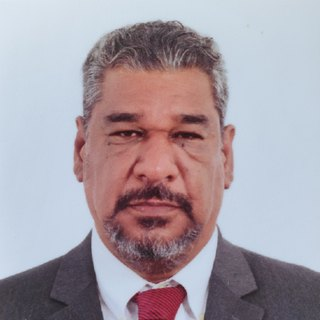
#> input picture video/pagina-video/foto.jpg, 320 x 320 px, found by its file name; its folder holds only this picture in this run
$ python make_video.py --photo ruta/a/foto.jpg
#> lines starting #> are read from the running program, lines starting #| are printed output that depends on the picture; after the words box and inside, x2 and y2 are one past the last pixel; in counts of white or black regions, pixels touching at a corner belong together
#!/usr/bin/env python3
"""
Vídeo de presentación de 1 minuto para la oferta de Omni Dental
"Especialista y Líder en IA y Automatizaciones".

El vídeo está construido como respuesta directa a la oferta: cada escena
responde a una sección concreta del anuncio.

  1. Intro           — a quién se dirige y quién soy
  2. Resultados      — los "resultados esperados" que lista la oferta
  3. Autoevaluación  — las 11 competencias que la oferta pide puntuar de 1 a 5
  4. Descartes       — la lista de "no apliques si..." de la oferta
  5. Cierre          — "por qué eres la persona ideal", que es lo que pide
                       literalmente el campo del vídeo

Salida: video/carlos-delatorre-omnidental-60s.mp4  (1920x1080, 30 fps, 60 s)
Uso:    python3 video/make_video.py --photo ruta/a/foto.jpg
"""

import argparse
import math
import os
import shutil
import subprocess
import sys

from PIL import Image, ImageDraw, ImageFilter, ImageFont

W, H = 1920, 1080
FPS = 30

# Duración por defecto y reparto original de escenas. Si se pasa --timings, la
# línea de tiempo se reconstruye sobre las fronteras reales de la locución.
BASE_BOUNDS = [0.0, 8.5, 23.5, 35.5, 46.5, 60.0]
SCENE_ORDER = ["intro", "results", "selfrate", "filters", "close"]

DURATION = BASE_BOUNDS[-1]
TOTAL = int(DURATION * FPS)

# Paleta clara, alineada con el CV (blanco + azul corporativo)
BG = (245, 248, 252)
CARD = (255, 255, 255)
BORDER = (219, 228, 241)
BLUE = (10, 102, 194)
BLUE_DEEP = (7, 74, 143)
BLUE_SOFT = (232, 240, 253)
CYAN = (8, 145, 178)
GREEN = (5, 150, 105)
AMBER = (194, 120, 3)
TEXT = (15, 23, 42)
MUTED = (91, 107, 133)
DIM = (152, 166, 187)

FDIR = "/usr/share/fonts/truetype/roboto/unhinted/RobotoTTF"
_FONTS = {
    "black": f"{FDIR}/Roboto-Black.ttf",
    "bold": f"{FDIR}/Roboto-Bold.ttf",
    "medium": f"{FDIR}/Roboto-Medium.ttf",
    "regular": f"{FDIR}/Roboto-Regular.ttf",
    "light": f"{FDIR}/Roboto-Light.ttf",
}
_cache = {}


def font(weight, size):
    key = (weight, size)
    if key not in _cache:
        _cache[key] = ImageFont.truetype(_FONTS[weight], size)
    return _cache[key]


# ---------------------------------------------------------------- utilidades

def ease_out(t):
    """Cubic ease-out, acotada a [0, 1]."""
    t = max(0.0, min(1.0, t))
    return 1 - (1 - t) ** 3


def appear(now, start, dur=0.55):
    """Progreso 0..1 de una entrada que arranca en `start` segundos."""
    return ease_out((now - start) / dur)


def mix(c1, c2, t):
    t = max(0.0, min(1.0, t))
    return tuple(int(a + (b - a) * t) for a, b in zip(c1, c2))


def fade(color, alpha):
    """Opacidad simulada mezclando contra el fondo claro (sin capas RGBA)."""
    return mix(BG, color, alpha)


def text_w(draw, s, f):
    return draw.textbbox((0, 0), s, font=f)[2]


def rrect(draw, box, radius, fill=None, outline=None, width=2):
    draw.rounded_rectangle(box, radius=radius, fill=fill, outline=outline, width=width)


# [7 lines left out: function card, not called in this run]


def chip(draw, x, y, label, f, fg, bg_col, pad=(24, 13)):
    tw = text_w(draw, label, f)
    box = (x, y, x + tw + pad[0] * 2, y + f.size + pad[1] * 2)
    rrect(draw, box, (box[3] - box[1]) // 2, fill=bg_col)
    draw.text((x + pad[0], y + pad[1] - 2), label, font=f, fill=fg)
    return box[2] - box[0]


# [35 lines left out: functions arrow, check, dots, waveform, not called in this run]


def fmt_number(value, suffix=""):
    """34000 → '34.000' (separador de miles español)."""
    return f"{int(round(value)):,}".replace(",", ".") + suffix


# ------------------------------------------------------------------- fondo

def build_background():
    """Fondo claro: degradado sutil + dos halos azules muy tenues."""
    bg = Image.new("RGB", (W, H), BG)
    d = ImageDraw.Draw(bg)
    for y in range(H):
        d.line([(0, y), (W, y)], fill=mix((252, 253, 255), (234, 241, 250), y / H))

    glow = Image.new("RGB", (W, H), (255, 255, 255))
    gd = ImageDraw.Draw(glow)
    gd.ellipse((-420, -560, 1120, 560), fill=(206, 226, 250))
    gd.ellipse((1280, 700, 2320, 1560), fill=(214, 240, 244))
    glow = glow.filter(ImageFilter.GaussianBlur(200))
    return Image.blend(bg, glow, 0.5)


# -------------------------------------------------------------------- foto

def build_photo(path, size, ring=BLUE, ring_w=7):
    """Recorte cuadrado centrado en el rostro → círculo con anillo azul."""
    src = Image.open(path).convert("RGB")
    w, h = src.size
    side = min(w, h)
    left = (w - side) // 2
    top = int((h - side) * 0.06)              # sube el encuadre hacia la cara
    src = src.crop((left, top, left + side, top + side))

    ss = size * 3                              # supersampling: bordes limpios
    src = src.resize((ss, ss), Image.LANCZOS)
    mask = Image.new("L", (ss, ss), 0)
    ImageDraw.Draw(mask).ellipse((0, 0, ss - 1, ss - 1), fill=255)

    pad = ring_w * 3 + 36
    canvas = Image.new("RGBA", (ss + pad * 2, ss + pad * 2), (0, 0, 0, 0))

    shadow = Image.new("RGBA", canvas.size, (0, 0, 0, 0))
    ImageDraw.Draw(shadow).ellipse(
        (pad - 10, pad + 6, pad + ss + 10, pad + ss + 26), fill=(20, 44, 82, 74)
    )
    canvas = Image.alpha_composite(canvas, shadow.filter(ImageFilter.GaussianBlur(34)))

    ring_box = (pad - ring_w * 3, pad - ring_w * 3,
                pad + ss + ring_w * 3, pad + ss + ring_w * 3)
    rd = ImageDraw.Draw(canvas)
    rd.ellipse(ring_box, outline=(255, 255, 255, 255), width=ring_w * 5)  # borde blanco
    rd.ellipse(ring_box, outline=ring + (255,), width=ring_w * 3)         # aro azul
    canvas.paste(src, (pad, pad), mask)
    return canvas.resize((size + (pad * 2) // 3,) * 2, Image.LANCZOS)


def paste_photo(base, photo, cx, cy, alpha=1.0, scale=1.0):
    if alpha <= 0.01:
        return
    im = photo
    if scale != 1.0:
        s = max(1, int(photo.width * scale))
        im = photo.resize((s, s), Image.LANCZOS)
    if alpha < 1.0:
        im = im.copy()
        im.putalpha(im.getchannel("A").point(lambda v: int(v * alpha)))
    base.paste(im, (int(cx - im.width / 2), int(cy - im.height / 2)), im)


# ------------------------------------------------------------------- guion

# (nombre, inicio, fin, factor). El factor reajusta el reloj interno de la
# escena: si dura más que en el reparto original, sus animaciones se reparten
# por todo el hueco en vez de terminar pronto y dejar la imagen congelada.
SCENES = []


def set_timeline(bounds):
    """Reconstruye SCENES, DURATION y TOTAL a partir de las fronteras dadas."""
    global SCENES, DURATION, TOTAL
    if len(bounds) != len(SCENE_ORDER) + 1:
        raise ValueError(f"hacen falta {len(SCENE_ORDER) + 1} tiempos, "
                         f"recibidos {len(bounds)}")
    SCENES = []
    for i, name in enumerate(SCENE_ORDER):
        base = BASE_BOUNDS[i + 1] - BASE_BOUNDS[i]
        actual = bounds[i + 1] - bounds[i]
        if actual <= 0:
            raise ValueError(f"la escena {name} no tiene duración positiva")
        SCENES.append((name, bounds[i], bounds[i + 1], base / actual))
    DURATION = bounds[-1]
    TOTAL = int(round(DURATION * FPS))


set_timeline(BASE_BOUNDS)

# Escena 2 — los "resultados esperados" que enumera la oferta, con la evidencia
RESULTS = [
    ("Ecosistema de voz de alto rendimiento",
     "Voz en tiempo real en producción · latencia medida", BLUE),
    ("Fuera la gestión manual de datos",
     "De 45 min a 3 · 183 tablas en vez de hojas", CYAN),
    ("Aceleración técnica con Claude Code",
     "Uso diario · Partner Anthropic · 7 certificaciones", BLUE),
    ("Cloud escalable con Make / n8n",
     "34.000 tareas/mes · 37 contenedores por 13 €/mes", GREEN),
]

# Escena 3 — las 11 competencias que la oferta pide autoevaluar del 1 al 5
SELF_RATING = [
    ("Claude Code", 5), ("Dashboards y análisis", 5),
    ("APIs de IA generativa", 5), ("Next.js", 5),
    ("Chatbots y asistentes IA", 5), ("Make", 5),
    ("PostgreSQL", 5), ("Firebase", 5),
    ("Documentación de procesos", 5), ("Retell AI", 5),
    ("HighLevel", 5),
]

# Escena 4 — la lista de "no apliques si..." de la oferta, respondida
FILTERS = [
    ("«Necesitas supervisión constante»",
     "9 agentes autónomos que diseñé sin que me los pidieran"),
    ("«Te incomoda la terminal, los repos o la nube»",
     "31 años en terminal · 2 servidores levantados desde cero"),
    ("«Sin experiencia real en voz o arquitectura cloud»",
     "Voz en tiempo real · 23 endpoints HTTPS en producción"),
    ("«Cómodo trabajando con hojas de cálculo»",
     "Las sustituí por 930 APIs y dashboards en vivo"),
]

# Escena 5 — respuesta a "por qué eres la persona ideal"
REASONS = [
    "Ya he construido lo que pedís, y está en producción.",
    "31 años de infraestructura: sé por qué se rompen las cosas.",
    "Detecto la ineficiencia y la cierro sin que me la asignen.",
]


def draw_intro(base, d, now, t0, photo):
    n = now - t0
    a = appear(n, 0.15)
    d.text((150, 168), "OMNI DENTAL · ESPECIALISTA Y LÍDER EN IA Y AUTOMATIZACIONES",
           font=font("bold", 27), fill=fade(BLUE, a))
    d.line([(150, 216), (150 + int(700 * ease_out(n / 0.9)), 216)],
           fill=fade(BLUE, a * 0.45), width=3)

    for i, (line, delay) in enumerate([("Carlos", 0.45), ("De La Torre", 0.62)]):
        av = appear(n, delay)
        d.text((150, 268 + i * 134 + int(46 * (1 - av))), line,
               font=font("black", 132), fill=fade(TEXT, av))

    a_r = appear(n, 0.95)
    d.text((150, 566 + int(30 * (1 - a_r))), "Arquitecto de Inteligencia Artificial",
           font=font("medium", 50), fill=fade(BLUE, a_r))
    d.text((150, 632 + int(30 * (1 - a_r))),
           "Vuestra oferta, punto por punto, respondida en 60 segundos",
           font=font("light", 34), fill=fade(MUTED, a_r))

    x = 150
    for i, label in enumerate(["Madrid · 100% remoto",
                               "Anthropic Claude Partner",
                               "Dedicación exclusiva"]):
        av = appear(n, 1.35 + i * 0.16)
        if av <= 0.01:
            continue
        x += chip(d, x, 728, label, font("medium", 30),
                  fade(BLUE_DEEP, av), fade(BLUE_SOFT, av)) + 20

    a_ph = appear(n, 0.3, 0.9)
    paste_photo(base, photo, 1530, 486, alpha=a_ph,
                scale=0.94 + 0.06 * a_ph + 0.012 * math.sin(n * 1.1))


# [113 lines left out: functions draw_results, draw_selfrate, draw_filters, draw_close, not called in this run]


DRAW = {
    "intro": draw_intro,
    "results": draw_results,
    "selfrate": draw_selfrate,
    "filters": draw_filters,
    "close": draw_close,
}


def render_frame(idx, bg, photo):
    now = idx / FPS
    base = bg.copy()
    d = ImageDraw.Draw(base)

    for name, start, end, k in SCENES:
        if start <= now < end:
            # El reloj de la escena se escala para que las entradas ocupen
            # todo el hueco disponible, sea cual sea su duración real.
            DRAW[name](base, d, start + (now - start) * k, start, photo)
            tail = end - now
            if tail < 0.25 and end < DURATION:      # fundido entre escenas
                k = (1 - tail / 0.25) * 0.9
                base = Image.blend(base, Image.new("RGB", (W, H), BG), k)
                d = ImageDraw.Draw(base)
            break

    d.line([(0, H - 6), (W, H - 6)], fill=BORDER, width=6)
    d.line([(0, H - 6), (int(W * now / DURATION), H - 6)], fill=BLUE, width=6)
    return base


def main():
    ap = argparse.ArgumentParser()
    ap.add_argument("--photo", required=True)
    ap.add_argument("--out", default="video/carlos-delatorre-omnidental-60s.mp4")
    ap.add_argument("--frames", default="/tmp/vid_frames")
    ap.add_argument("--timings", help="fronteras de escena en segundos, separadas "
                                      "por comas: 0,10.9,29.7,43.6,55.4,71.5")
    args = ap.parse_args()

    if args.timings:
        set_timeline([float(x) for x in args.timings.split(",")])
        print("Línea de tiempo:")
        for name, a, b, k in SCENES:
            print(f"  {name:9s} {a:6.2f} -> {b:6.2f}s  ({b - a:5.2f}s, x{k:.3f})")

    if not os.path.exists(args.photo):
        sys.exit(f"No encuentro la foto: {args.photo}")

    shutil.rmtree(args.frames, ignore_errors=True)
    os.makedirs(args.frames, exist_ok=True)
    os.makedirs(os.path.dirname(args.out) or ".", exist_ok=True)

    print("Preparando fondo y foto...")
    bg = build_background()
#> in build_background, `bg = Image.new("RGB", (W, H), BG)`:
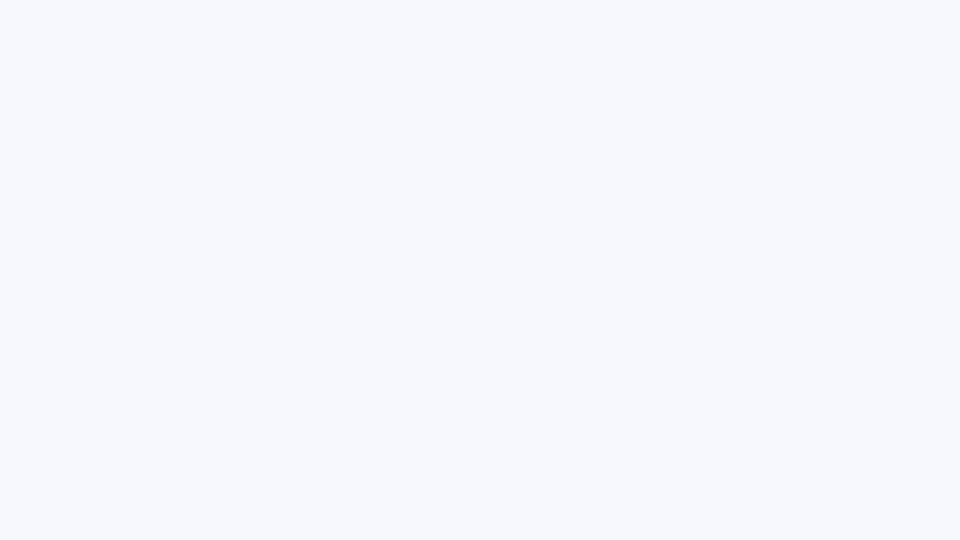
#> bg: PIL image 1920x1080 RGB (shown at 1/2 size); mean R, G, B 245, 248, 252
#> in build_background, `glow = Image.new("RGB", (W, H), (255, 255, 255))`: glow: PIL image 1920x1080 RGB; every value is 255
#> in build_background, `glow = glow.filter(ImageFilter.GaussianBlur(200))`:
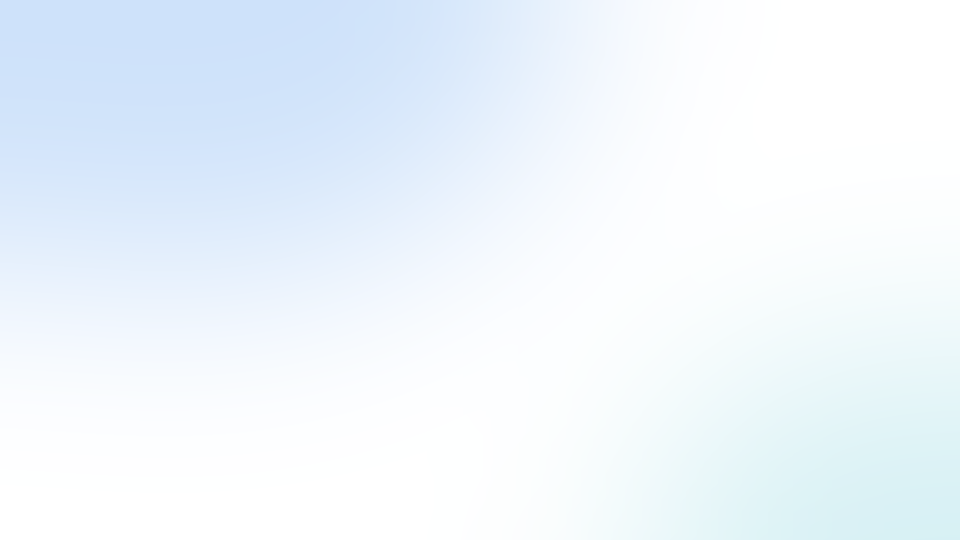
#> glow: PIL image 1920x1080 RGB (shown at 1/2 size); mean R, G, B 238.6, 246.2, 252.7
    photo = build_photo(args.photo, 620)
#> in build_photo, src is the input picture: PIL image 320x320 RGB; mean R, G, B 167.3, 157.1, 165.7
#> in build_photo, `mask = Image.new("L", (ss, ss), 0)`: mask: PIL image 1860x1860 L; every value is 0
#> in build_photo, `ImageDraw.Draw(mask).ellipse((0, 0, ss - 1, ss - 1), fill=255)`:
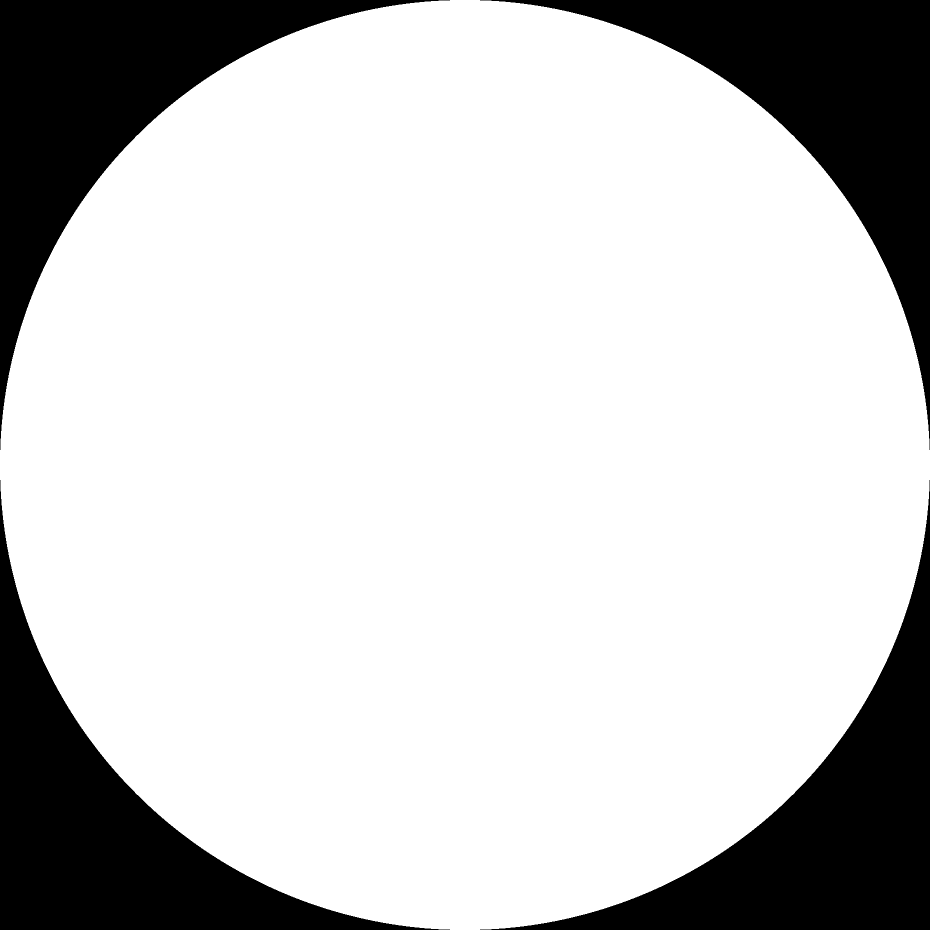
#> mask: PIL image 1860x1860 L (shown at 1/2 size); 78.5% white; 4 black regions, box (x1, y1, x2, y2) and area: (0, 0, 900, 900) 185692, (960, 0, 1860, 900) 185692, (0, 960, 900, 1860) 185692, (960, 960, 1860, 1860) 185692
#> in build_photo, `canvas = Image.new("RGBA", (ss + pad * 2, ss + pad * 2), (0, 0, 0, 0))`: canvas: PIL image 1974x1974 RGBA; every value is 0
#> in build_photo, `ImageDraw.Draw(shadow).ellipse( (pad - 10, pad + 6, pad + ss + 10, pad..`:
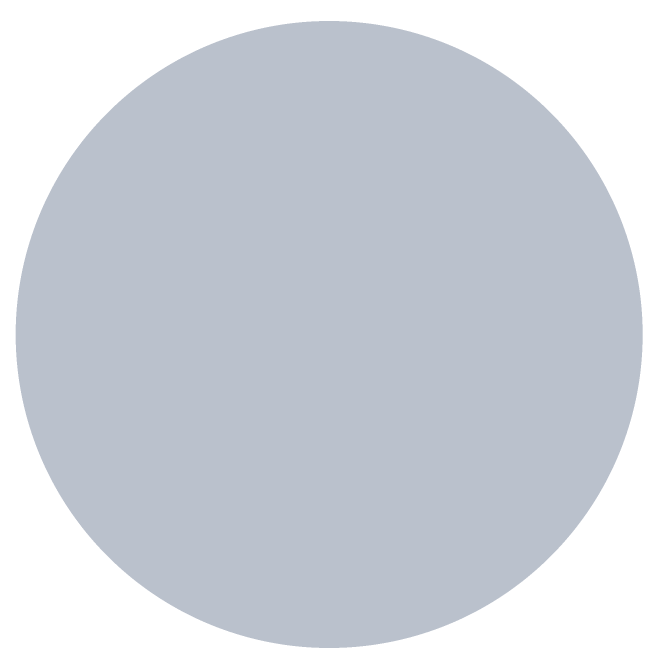
#> shadow: PIL image 1974x1974 RGBA (shown at 1/3 size); mean R, G, B, A 14.3, 31.4, 58.5, 52.8; transparent parts drawn white
#> in build_photo, `canvas = Image.alpha_composite(canvas, shadow.filter(ImageFilter.Gauss..`:
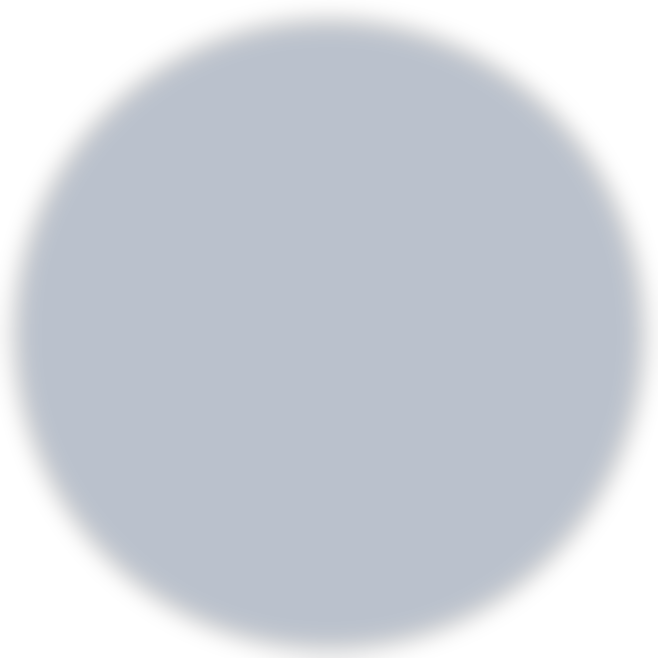
#> canvas: PIL image 1974x1974 RGBA (shown at 1/3 size); mean R, G, B, A 14.3, 31.4, 58.4, 52.7; transparent parts drawn white
#> in build_photo, `canvas.paste(src, (pad, pad), mask)`:
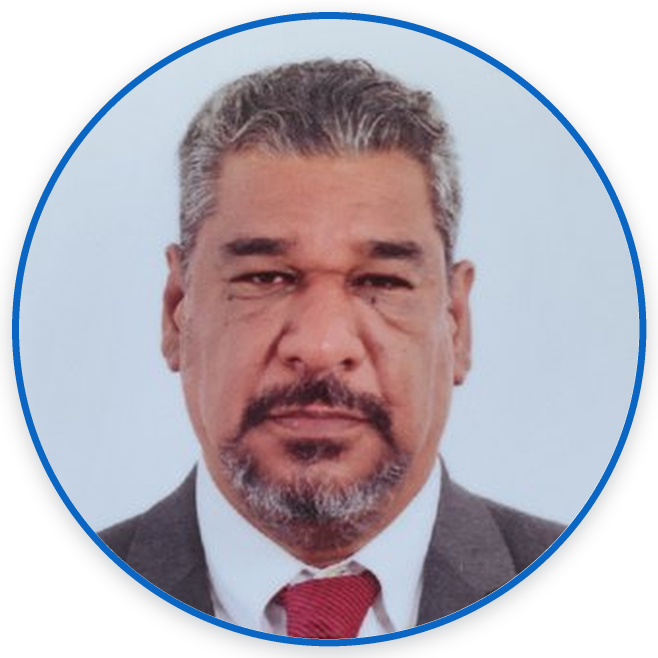
#> canvas: PIL image 1974x1974 RGBA (shown at 1/3 size); mean R, G, B, A 119.3, 112.4, 121.4, 187.2; transparent parts drawn white
#> in build_photo, `return canvas.resize((size + (pad * 2) // 3,) * 2, Image.LANCZOS)`:
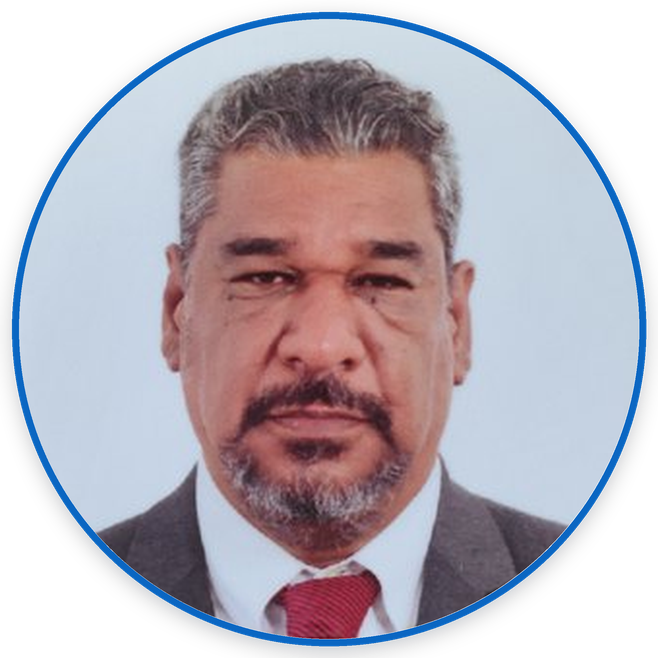
#> returned value: PIL image 658x658 RGBA; mean R, G, B, A 119.2, 112.4, 121.5, 187.1; transparent parts drawn white

    print(f"Renderizando {TOTAL} frames...")
    for i in range(TOTAL):
        render_frame(i, bg, photo).save(f"{args.frames}/f{i:05d}.png", compress_level=1)
        if i % 150 == 0:
            print(f"  {i}/{TOTAL}  ({i / FPS:.1f}s)")

    print("Codificando MP4...")
    subprocess.run([
        "ffmpeg", "-y", "-loglevel", "error",
        "-framerate", str(FPS), "-i", f"{args.frames}/f%05d.png",
        "-c:v", "libx264", "-preset", "slow", "-crf", "20",
        "-pix_fmt", "yuv420p", "-movflags", "+faststart",
        args.out,
    ], check=True)

    shutil.rmtree(args.frames, ignore_errors=True)
    print(f"Listo: {args.out}  ({os.path.getsize(args.out) / 1e6:.1f} MB)")


if __name__ == "__main__":
#> (the run stopped early here; a loop or call above may not have finished)
